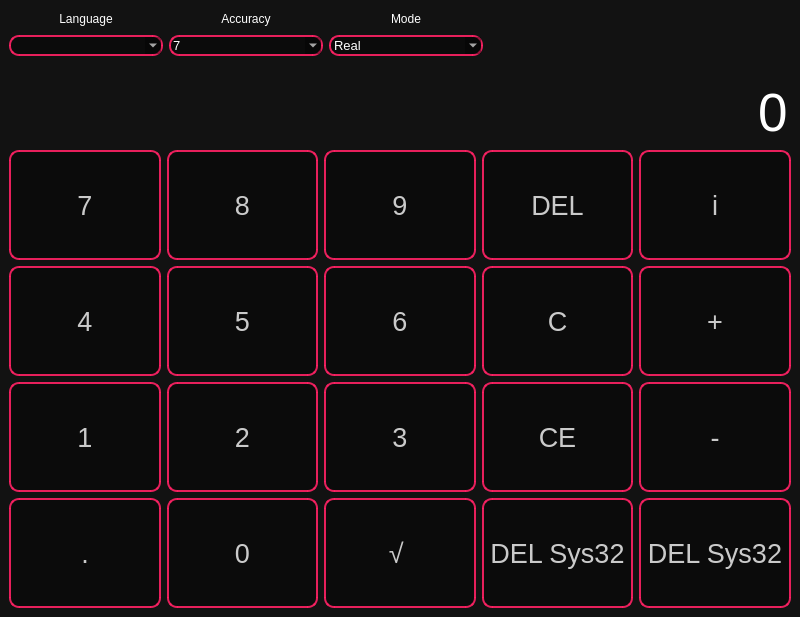
<?xml version="1.0" encoding="UTF-8"?>
<ui version="4.0">
 <class>MainWindow</class>
 <widget class="QMainWindow" name="MainWindow">
  <property name="geometry">
   <rect>
    <x>0</x>
    <y>0</y>
    <width>800</width>
    <height>617</height>
   </rect>
  </property>
  <property name="windowTitle">
   <string>bimbo</string>
  </property>
  <widget class="QWidget" name="centralwidget">
   <property name="styleSheet">
    <string notr="true">QWidget {
	color: white;
	background-color: #121212;
	
}


QPushButton{
	background-color: rgba(0,0,0,100);
	border: 2px solid rgba(255,33,100,230);
	border-radius: 10px;
	font-size: 20pt;
	color: rgba(255,255,255,200);
}

QPushButton:hover{
background-color: rgba(255,33,100,100)

}

QComboBox{
background-color: rgba(0,0,0,100);
	border: 2px solid rgba(255,33,100,230);
	border-radius: 10px;
	font-size: 10pt;
}
</string>
   </property>
   <layout class="QVBoxLayout" name="verticalLayout">
    <item>
     <layout class="QHBoxLayout" name="horizontalLayout_2">
      <item>
       <widget class="QLabel" name="label_4">
        <property name="sizePolicy">
         <sizepolicy hsizetype="Expanding" vsizetype="Preferred">
          <horstretch>0</horstretch>
          <verstretch>0</verstretch>
         </sizepolicy>
        </property>
        <property name="text">
         <string>Language</string>
        </property>
        <property name="alignment">
         <set>Qt::AlignmentFlag::AlignCenter</set>
        </property>
       </widget>
      </item>
      <item>
       <widget class="QLabel" name="label_3">
        <property name="sizePolicy">
         <sizepolicy hsizetype="Expanding" vsizetype="Preferred">
          <horstretch>0</horstretch>
          <verstretch>0</verstretch>
         </sizepolicy>
        </property>
        <property name="text">
         <string>Accuracy</string>
        </property>
        <property name="alignment">
         <set>Qt::AlignmentFlag::AlignCenter</set>
        </property>
       </widget>
      </item>
      <item>
       <widget class="QLabel" name="label_2">
        <property name="sizePolicy">
         <sizepolicy hsizetype="Expanding" vsizetype="Preferred">
          <horstretch>0</horstretch>
          <verstretch>0</verstretch>
         </sizepolicy>
        </property>
        <property name="text">
         <string>Mode</string>
        </property>
        <property name="alignment">
         <set>Qt::AlignmentFlag::AlignCenter</set>
        </property>
       </widget>
      </item>
      <item>
       <spacer name="horizontalSpacer_3">
        <property name="orientation">
         <enum>Qt::Orientation::Horizontal</enum>
        </property>
        <property name="sizeType">
         <enum>QSizePolicy::Policy::Expanding</enum>
        </property>
        <property name="sizeHint" stdset="0">
         <size>
          <width>40</width>
          <height>20</height>
         </size>
        </property>
       </spacer>
      </item>
      <item>
       <spacer name="horizontalSpacer_2">
        <property name="orientation">
         <enum>Qt::Orientation::Horizontal</enum>
        </property>
        <property name="sizeHint" stdset="0">
         <size>
          <width>40</width>
          <height>20</height>
         </size>
        </property>
       </spacer>
      </item>
     </layout>
    </item>
    <item>
     <layout class="QHBoxLayout" name="horizontalLayout">
      <item>
       <widget class="QComboBox" name="comboBox_3">
        <property name="sizePolicy">
         <sizepolicy hsizetype="Expanding" vsizetype="Fixed">
          <horstretch>0</horstretch>
          <verstretch>0</verstretch>
         </sizepolicy>
        </property>
        <property name="editable">
         <bool>false</bool>
        </property>
        <property name="currentText">
         <string/>
        </property>
       </widget>
      </item>
      <item>
       <widget class="QComboBox" name="comboBox_2">
        <property name="sizePolicy">
         <sizepolicy hsizetype="Expanding" vsizetype="Fixed">
          <horstretch>0</horstretch>
          <verstretch>0</verstretch>
         </sizepolicy>
        </property>
        <property name="editable">
         <bool>true</bool>
        </property>
        <property name="currentText">
         <string notr="true">7</string>
        </property>
        <item>
         <property name="text">
          <string>7</string>
         </property>
        </item>
        <item>
         <property name="text">
          <string>8</string>
         </property>
        </item>
        <item>
         <property name="text">
          <string>9</string>
         </property>
        </item>
        <item>
         <property name="text">
          <string>10</string>
         </property>
        </item>
        <item>
         <property name="text">
          <string>15</string>
         </property>
        </item>
       </widget>
      </item>
      <item>
       <widget class="QComboBox" name="comboBox">
        <property name="sizePolicy">
         <sizepolicy hsizetype="Expanding" vsizetype="Fixed">
          <horstretch>0</horstretch>
          <verstretch>0</verstretch>
         </sizepolicy>
        </property>
        <property name="editable">
         <bool>false</bool>
        </property>
        <property name="currentText">
         <string notr="true">Real</string>
        </property>
        <item>
         <property name="text">
          <string>Real</string>
         </property>
        </item>
        <item>
         <property name="text">
          <string>Complex</string>
         </property>
        </item>
       </widget>
      </item>
      <item>
       <spacer name="horizontalSpacer">
        <property name="orientation">
         <enum>Qt::Orientation::Horizontal</enum>
        </property>
        <property name="sizeType">
         <enum>QSizePolicy::Policy::Expanding</enum>
        </property>
        <property name="sizeHint" stdset="0">
         <size>
          <width>40</width>
          <height>20</height>
         </size>
        </property>
       </spacer>
      </item>
      <item>
       <spacer name="horizontalSpacer_4">
        <property name="orientation">
         <enum>Qt::Orientation::Horizontal</enum>
        </property>
        <property name="sizeHint" stdset="0">
         <size>
          <width>40</width>
          <height>20</height>
         </size>
        </property>
       </spacer>
      </item>
     </layout>
    </item>
    <item>
     <widget class="QLabel" name="label">
      <property name="sizePolicy">
       <sizepolicy hsizetype="Preferred" vsizetype="Maximum">
        <horstretch>0</horstretch>
        <verstretch>0</verstretch>
       </sizepolicy>
      </property>
      <property name="styleSheet">
       <string notr="true">color: rgba(255,33,100,100)
</string>
      </property>
      <property name="text">
       <string/>
      </property>
     </widget>
    </item>
    <item>
     <widget class="QLineEdit" name="lineEdit">
      <property name="sizePolicy">
       <sizepolicy hsizetype="Expanding" vsizetype="Maximum">
        <horstretch>0</horstretch>
        <verstretch>0</verstretch>
       </sizepolicy>
      </property>
      <property name="styleSheet">
       <string notr="true">font-size: 40pt;
border: none;</string>
      </property>
      <property name="text">
       <string>0</string>
      </property>
      <property name="maxLength">
       <number>20</number>
      </property>
      <property name="alignment">
       <set>Qt::AlignmentFlag::AlignRight|Qt::AlignmentFlag::AlignTrailing|Qt::AlignmentFlag::AlignVCenter</set>
      </property>
      <property name="readOnly">
       <bool>true</bool>
      </property>
     </widget>
    </item>
    <item>
     <layout class="QGridLayout" name="gridLayout">
      <item row="0" column="4">
       <widget class="QPushButton" name="b_i">
        <property name="sizePolicy">
         <sizepolicy hsizetype="Minimum" vsizetype="Expanding">
          <horstretch>0</horstretch>
          <verstretch>0</verstretch>
         </sizepolicy>
        </property>
        <property name="text">
         <string>i</string>
        </property>
        <property name="shortcut">
         <string>I</string>
        </property>
       </widget>
      </item>
      <item row="1" column="0">
       <widget class="QPushButton" name="b_4">
        <property name="sizePolicy">
         <sizepolicy hsizetype="Minimum" vsizetype="Expanding">
          <horstretch>0</horstretch>
          <verstretch>0</verstretch>
         </sizepolicy>
        </property>
        <property name="text">
         <string>4</string>
        </property>
        <property name="shortcut">
         <string>4</string>
        </property>
       </widget>
      </item>
      <item row="2" column="3">
       <widget class="QPushButton" name="root_7">
        <property name="sizePolicy">
         <sizepolicy hsizetype="Minimum" vsizetype="Expanding">
          <horstretch>0</horstretch>
          <verstretch>0</verstretch>
         </sizepolicy>
        </property>
        <property name="text">
         <string>CE</string>
        </property>
        <property name="shortcut">
         <string>=</string>
        </property>
       </widget>
      </item>
      <item row="0" column="0">
       <widget class="QPushButton" name="b_7">
        <property name="sizePolicy">
         <sizepolicy hsizetype="Minimum" vsizetype="Expanding">
          <horstretch>0</horstretch>
          <verstretch>0</verstretch>
         </sizepolicy>
        </property>
        <property name="text">
         <string>7</string>
        </property>
        <property name="shortcut">
         <string>7</string>
        </property>
       </widget>
      </item>
      <item row="1" column="3">
       <widget class="QPushButton" name="root_8">
        <property name="sizePolicy">
         <sizepolicy hsizetype="Minimum" vsizetype="Expanding">
          <horstretch>0</horstretch>
          <verstretch>0</verstretch>
         </sizepolicy>
        </property>
        <property name="text">
         <string>C</string>
        </property>
        <property name="shortcut">
         <string>=</string>
        </property>
       </widget>
      </item>
      <item row="3" column="4">
       <widget class="QPushButton" name="rt">
        <property name="sizePolicy">
         <sizepolicy hsizetype="Minimum" vsizetype="Expanding">
          <horstretch>0</horstretch>
          <verstretch>0</verstretch>
         </sizepolicy>
        </property>
        <property name="text">
         <string>DEL Sys32</string>
        </property>
        <property name="shortcut">
         <string>=</string>
        </property>
       </widget>
      </item>
      <item row="0" column="3">
       <widget class="QPushButton" name="root_9">
        <property name="enabled">
         <bool>true</bool>
        </property>
        <property name="sizePolicy">
         <sizepolicy hsizetype="Minimum" vsizetype="Expanding">
          <horstretch>0</horstretch>
          <verstretch>0</verstretch>
         </sizepolicy>
        </property>
        <property name="text">
         <string>DEL</string>
        </property>
        <property name="shortcut">
         <string>=</string>
        </property>
       </widget>
      </item>
      <item row="3" column="1">
       <widget class="QPushButton" name="b_0">
        <property name="sizePolicy">
         <sizepolicy hsizetype="Minimum" vsizetype="Expanding">
          <horstretch>0</horstretch>
          <verstretch>0</verstretch>
         </sizepolicy>
        </property>
        <property name="styleSheet">
         <string notr="true">QPushButton{
	background-color: rgba(0,0,0,100);
	border: 2px solid rgba(255,33,100,230);
	border-radius: 10px;
	font-size: 20pt;
	color: rgba(255,255,255,200);
}

QPushButton:hover{
background-color: rgba(255,33,100,100)

}
</string>
        </property>
        <property name="text">
         <string>0</string>
        </property>
        <property name="shortcut">
         <string>0</string>
        </property>
       </widget>
      </item>
      <item row="2" column="1">
       <widget class="QPushButton" name="b_2">
        <property name="sizePolicy">
         <sizepolicy hsizetype="Minimum" vsizetype="Expanding">
          <horstretch>0</horstretch>
          <verstretch>0</verstretch>
         </sizepolicy>
        </property>
        <property name="text">
         <string>2</string>
        </property>
        <property name="shortcut">
         <string>2</string>
        </property>
       </widget>
      </item>
      <item row="0" column="1">
       <widget class="QPushButton" name="b_8">
        <property name="sizePolicy">
         <sizepolicy hsizetype="Minimum" vsizetype="Expanding">
          <horstretch>0</horstretch>
          <verstretch>0</verstretch>
         </sizepolicy>
        </property>
        <property name="text">
         <string>8</string>
        </property>
        <property name="shortcut">
         <string>8</string>
        </property>
       </widget>
      </item>
      <item row="2" column="4">
       <widget class="QPushButton" name="b_minus">
        <property name="sizePolicy">
         <sizepolicy hsizetype="Minimum" vsizetype="Expanding">
          <horstretch>0</horstretch>
          <verstretch>0</verstretch>
         </sizepolicy>
        </property>
        <property name="text">
         <string>-</string>
        </property>
        <property name="shortcut">
         <string>-</string>
        </property>
       </widget>
      </item>
      <item row="0" column="2">
       <widget class="QPushButton" name="b_9">
        <property name="sizePolicy">
         <sizepolicy hsizetype="Minimum" vsizetype="Expanding">
          <horstretch>0</horstretch>
          <verstretch>0</verstretch>
         </sizepolicy>
        </property>
        <property name="text">
         <string>9</string>
        </property>
        <property name="shortcut">
         <string>9</string>
        </property>
       </widget>
      </item>
      <item row="3" column="3">
       <widget class="QPushButton" name="root_2">
        <property name="sizePolicy">
         <sizepolicy hsizetype="Minimum" vsizetype="Expanding">
          <horstretch>0</horstretch>
          <verstretch>0</verstretch>
         </sizepolicy>
        </property>
        <property name="text">
         <string>DEL Sys32</string>
        </property>
        <property name="shortcut">
         <string>=</string>
        </property>
       </widget>
      </item>
      <item row="3" column="0">
       <widget class="QPushButton" name="b_dot">
        <property name="sizePolicy">
         <sizepolicy hsizetype="Minimum" vsizetype="Expanding">
          <horstretch>0</horstretch>
          <verstretch>0</verstretch>
         </sizepolicy>
        </property>
        <property name="text">
         <string>.</string>
        </property>
        <property name="shortcut">
         <string>,</string>
        </property>
       </widget>
      </item>
      <item row="2" column="2">
       <widget class="QPushButton" name="b_3">
        <property name="sizePolicy">
         <sizepolicy hsizetype="Minimum" vsizetype="Expanding">
          <horstretch>0</horstretch>
          <verstretch>0</verstretch>
         </sizepolicy>
        </property>
        <property name="text">
         <string>3</string>
        </property>
        <property name="shortcut">
         <string>3</string>
        </property>
       </widget>
      </item>
      <item row="3" column="2">
       <widget class="QPushButton" name="root">
        <property name="sizePolicy">
         <sizepolicy hsizetype="Minimum" vsizetype="Expanding">
          <horstretch>0</horstretch>
          <verstretch>0</verstretch>
         </sizepolicy>
        </property>
        <property name="text">
         <string>√ </string>
        </property>
        <property name="shortcut">
         <string>=</string>
        </property>
       </widget>
      </item>
      <item row="2" column="0">
       <widget class="QPushButton" name="b_1">
        <property name="sizePolicy">
         <sizepolicy hsizetype="Minimum" vsizetype="Expanding">
          <horstretch>0</horstretch>
          <verstretch>0</verstretch>
         </sizepolicy>
        </property>
        <property name="text">
         <string>1</string>
        </property>
        <property name="shortcut">
         <string>1</string>
        </property>
       </widget>
      </item>
      <item row="1" column="2">
       <widget class="QPushButton" name="b_6">
        <property name="sizePolicy">
         <sizepolicy hsizetype="Minimum" vsizetype="Expanding">
          <horstretch>0</horstretch>
          <verstretch>0</verstretch>
         </sizepolicy>
        </property>
        <property name="text">
         <string>6</string>
        </property>
        <property name="shortcut">
         <string>6</string>
        </property>
       </widget>
      </item>
      <item row="1" column="1">
       <widget class="QPushButton" name="b_5">
        <property name="sizePolicy">
         <sizepolicy hsizetype="Minimum" vsizetype="Expanding">
          <horstretch>0</horstretch>
          <verstretch>0</verstretch>
         </sizepolicy>
        </property>
        <property name="text">
         <string>5</string>
        </property>
        <property name="shortcut">
         <string>5</string>
        </property>
       </widget>
      </item>
      <item row="1" column="4">
       <widget class="QPushButton" name="b_plus">
        <property name="sizePolicy">
         <sizepolicy hsizetype="Minimum" vsizetype="Expanding">
          <horstretch>0</horstretch>
          <verstretch>0</verstretch>
         </sizepolicy>
        </property>
        <property name="text">
         <string>+</string>
        </property>
        <property name="shortcut">
         <string>+</string>
        </property>
       </widget>
      </item>
     </layout>
    </item>
   </layout>
  </widget>
 </widget>
 <resources/>
 <connections/>
</ui>
